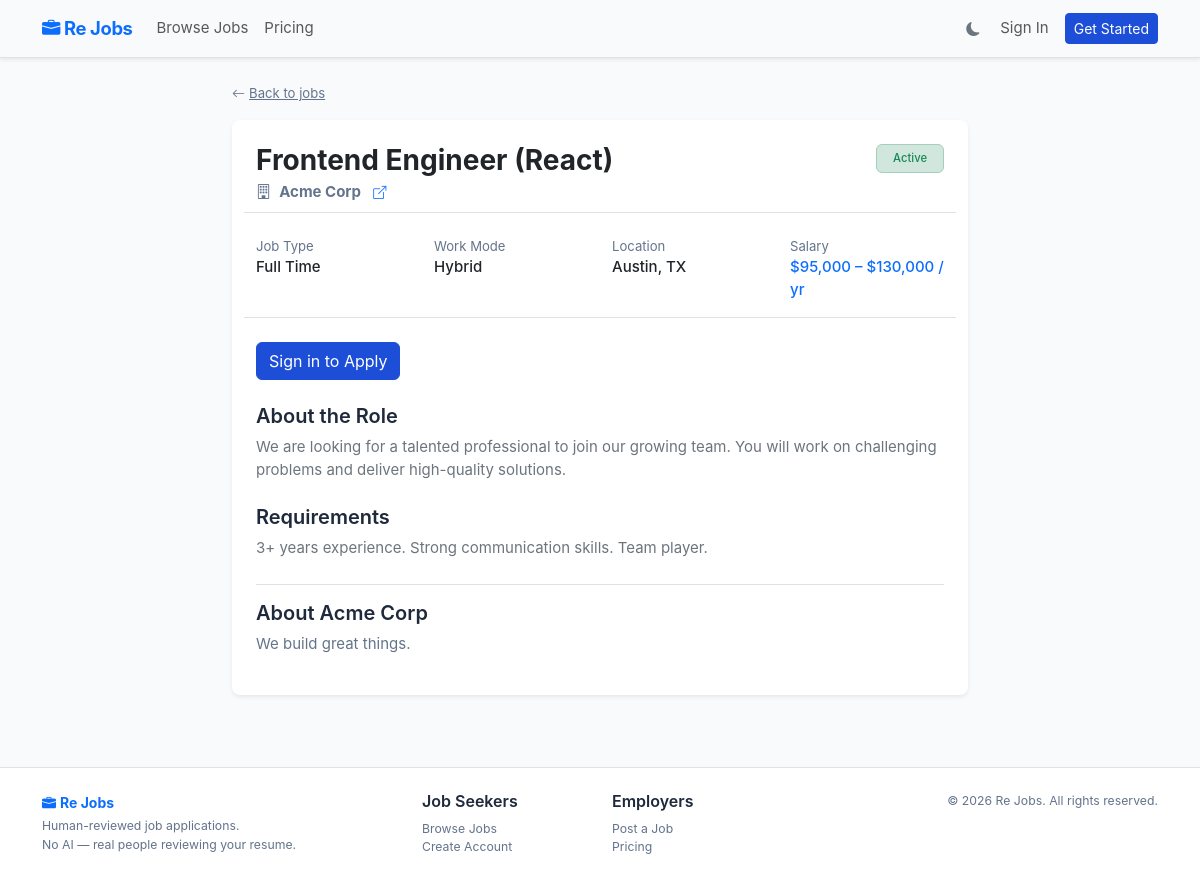
Screenshot of /jobs/frontend-engineer-react-acme-corp/ with the database file from the repository.
### apps/jobs/models.py (models this page shows, shortened)
class JobListing(models.Model):
    FULL_TIME = 'full_time'
    PART_TIME = 'part_time'
    CONTRACT = 'contract'
    TEMPORARY = 'temporary'
    INTERNSHIP = 'internship'
    JOB_TYPE_CHOICES = [
        (FULL_TIME, 'Full Time'),
        (PART_TIME, 'Part Time'),
        (CONTRACT, 'Contract'),
        (TEMPORARY, 'Temporary'),
        (INTERNSHIP, 'Internship'),
    ]
    DRAFT = 'draft'
    ACTIVE = 'active'
    PAUSED = 'paused'
    CLOSED = 'closed'
    EXPIRED = 'expired'
    STATUS_CHOICES = [
        (DRAFT, 'Draft'),
        (ACTIVE, 'Active'),
        (PAUSED, 'Paused'),
        (CLOSED, 'Closed'),
        (EXPIRED, 'Expired'),
    ]
    ONSITE = 'onsite'
    REMOTE = 'remote'
    HYBRID = 'hybrid'
    WORK_MODE_CHOICES = [
        (ONSITE, 'On-site'),
        (REMOTE, 'Remote'),
        (HYBRID, 'Hybrid'),
    ]
    employer = models.ForeignKey(
        'accounts.EmployerProfile',
        on_delete=models.CASCADE,
        related_name='job_listings',
    )
    category = models.ForeignKey(
        JobCategory,
        on_delete=models.SET_NULL,
        null=True,
        blank=True,
        related_name='job_listings',
    )
    title = models.CharField(max_length=200)
    slug = models.SlugField(max_length=250, unique=True, blank=True)
    description = models.TextField()
    requirements = models.TextField()
    responsibilities = models.TextField(blank=True)
    job_type = models.CharField(max_length=20, choices=JOB_TYPE_CHOICES, default=FULL_TIME)
    work_mode = models.CharField(max_length=20, choices=WORK_MODE_CHOICES, default=ONSITE)
    location = models.CharField(max_length=200, blank=True)
    salary_min = models.DecimalField(max_digits=10, decimal_places=2, null=True, blank=True)
    salary_max = models.DecimalField(max_digits=10, decimal_places=2, null=True, blank=True)
    salary_currency = models.CharField(max_length=3, default='USD')
    is_salary_public = models.BooleanField(default=True)
    status = models.CharField(max_length=20, choices=STATUS_CHOICES, default=DRAFT)
    is_featured = models.BooleanField(default=False)
    application_deadline = models.DateField(null=True, blank=True)
    posted_at = models.DateTimeField(null=True, blank=True)
    expires_at = models.DateTimeField(null=True, blank=True)
    created_at = models.DateTimeField(auto_now_add=True)
    updated_at = models.DateTimeField(auto_now=True)
    class Meta:
        verbose_name = 'Job Listing'
        verbose_name_plural = 'Job Listings'
        ordering = ['-posted_at', '-created_at']
    @property
    def salary_display(self):
        if not self.is_salary_public:
            return 'Salary not disclosed'
        if self.salary_min and self.salary_max:
            return f'${self.salary_min:,.0f} – ${self.salary_max:,.0f} / yr'
        if self.salary_min:
            return f'From ${self.salary_min:,.0f} / yr'
        if self.salary_max:
            return f'Up to ${self.salary_max:,.0f} / yr'
        return 'Salary not listed'

### apps/accounts/models.py (models this page shows, shortened)
class EmployerProfile(models.Model):
    user = models.OneToOneField(
        CustomUser,
        on_delete=models.CASCADE,
        related_name='employer_profile',
    )
    company_name = models.CharField(max_length=200)
    company_description = models.TextField(blank=True)
    website = models.URLField(blank=True)
    phone = models.CharField(max_length=20, blank=True)
    address = models.TextField(blank=True)
    city = models.CharField(max_length=100, blank=True)
    state = models.CharField(max_length=100, blank=True)
    zip_code = models.CharField(max_length=20, blank=True)
    country = models.CharField(max_length=100, default='United States')
    created_at = models.DateTimeField(auto_now_add=True)
    updated_at = models.DateTimeField(auto_now=True)
    class Meta:
        verbose_name = 'Employer Profile'
        verbose_name_plural = 'Employer Profiles'

### apps/jobs/views.py (the view)
# urls.py: path('jobs/<slug:slug>/', views.job_detail, name='detail'),
def job_detail(request, slug):
    job = get_object_or_404(JobListing, slug=slug, status=JobListing.ACTIVE)
    already_applied = False
    if request.user.is_authenticated and request.user.is_job_seeker_user:
        already_applied = job.applications.filter(applicant=request.user).exists()
    return render(request, 'jobs/detail.html', {
        'job': job,
        'already_applied': already_applied,
    })

### templates/jobs/detail.html (shortened to what this page needs)
{% extends 'base.html' %}
{% block content %}
<div class="container">
  <div class="row justify-content-center">
    <div class="col-lg-8">
      <a href="{% url 'jobs:list' %}" class="text-muted small d-inline-block mb-3">
        <i class="bi bi-arrow-left me-1"></i>Back to jobs
      </a>
      <div class="card shadow-sm border-0">
        <div class="card-body p-4">
          <div class="d-flex justify-content-between align-items-start mb-3">
            <div>
              <h1 class="h3 fw-bold mb-1">{{ job.title }}</h1>
              <p class="text-muted mb-0">
                <i class="bi bi-building me-1"></i>
                <strong>{{ job.employer.company_name }}</strong>
                {% if job.employer.website %}
                <a href="{{ job.employer.website }}" target="_blank" rel="noopener noreferrer" class="ms-2 small">
                  <i class="bi bi-box-arrow-up-right"></i>
                </a>
                {% endif %}
              </p>
            </div>
            <span class="badge bg-success-subtle text-success border border-success-subtle px-3 py-2">{{ job.get_status_display }}</span>
          </div>
          <div class="row gy-2 mb-4 border-top border-bottom py-3">
            <div class="col-sm-3">
              <span class="text-muted small d-block">Job Type</span>
              <span class="fw-medium">{{ job.get_job_type_display }}</span>
            </div>
            <div class="col-sm-3">
              <span class="text-muted small d-block">Work Mode</span>
              <span class="fw-medium">{{ job.get_work_mode_display }}</span>
            </div>
            <div class="col-sm-3">
              <span class="text-muted small d-block">Location</span>
              <span class="fw-medium">{{ job.location|default:"Not specified" }}</span>
            </div>
            <div class="col-sm-3">
              <span class="text-muted small d-block">Salary</span>
              <span class="fw-medium text-primary">{{ job.salary_display }}</span>
            </div>
          </div>
          <div class="mb-4">
            {% if user.is_authenticated and user.is_job_seeker_user %}
              {% if already_applied %}
              <div class="alert alert-info py-2 mb-0">
                <i class="bi bi-check-circle me-2"></i>You have already applied for this position.
              </div>
              {% else %}
              <a href="{% url 'applications:apply' job.slug %}" class="btn btn-primary">
                <i class="bi bi-send me-2"></i>Apply Now
              </a>
              {% endif %}
            {% elif not user.is_authenticated %}
            <a href="{% url 'accounts:login' %}?next={% url 'jobs:detail' job.slug %}" class="btn btn-primary">
              Sign in to Apply
            </a>
            {% endif %}
          </div>
          <h5 class="fw-semibold mb-2">About the Role</h5>
          <div class="text-secondary mb-4" style="white-space: pre-line">{{ job.description }}</div>
          <h5 class="fw-semibold mb-2">Requirements</h5>
          <div class="text-secondary mb-4" style="white-space: pre-line">{{ job.requirements }}</div>
          {% if job.employer.company_description %}
          <div class="border-top pt-3 mt-3">
            <h5 class="fw-semibold mb-2">About {{ job.employer.company_name }}</h5>
            <p class="text-muted">{{ job.employer.company_description }}</p>
          </div>
          {% endif %}
        </div>
      </div>
    </div>
  </div>
</div>
{% endblock %}

### static/css/main.css (style rules this page uses)
:root { --rj-primary: #1d4ed8; --rj-primary-dk: #1e40af; --rj-text: #1e293b; --rj-muted: #64748b; --rj-border: #e2e8f0; --rj-bg: #f8fafc; --rj-white: #ffffff; }
body { color: var(--rj-text); background-color: var(--rj-bg); font-family: -apple-system, BlinkMacSystemFont, "Segoe UI", Roboto, "Helvetica Neue", Arial, sans-serif; font-size: 0.9375rem; }
h1, h2, h3, h4, h5, h6 { color: var(--rj-text); }
.text-muted { color: var(--rj-muted) !important; }
.card { border-radius: 0.5rem; }
.btn-primary { background-color: var(--rj-primary); border-color: var(--rj-primary); }
.badge { font-weight: 500; }

### rows the page displays
JobListing: title "Frontend Engineer (React)", employer.company_name "Acme Corp", status "Active", job_type "Full Time", work_mode "Hybrid", location "Austin, TX", salary_display "$95,000 – $130,000 / yr", description "We are looking for a talented professional to join our growing team. You will work on challenging problems and deliver high-quality solutions.", requirements "3+ years experience. Strong communication skills. Team player.", employer.company_description "We build great things."
